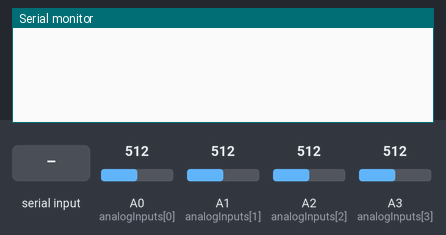
This sketch was run on a simulated Arduino Uno, built with avr-gcc and run on an emulated ATmega328P. On the bench: the last lines printed to the serial monitor. Inputs (shaded band) come from the test bench; at power-on: A0 (analogInputs[0]) = 512, A1 (analogInputs[1]) = 512, A2 (analogInputs[2]) = 512, A3 (analogInputs[3]) = 512.

Above: at 1.2 s.
1.3 s: "desc\n" received over Serial
At 1.7 s:
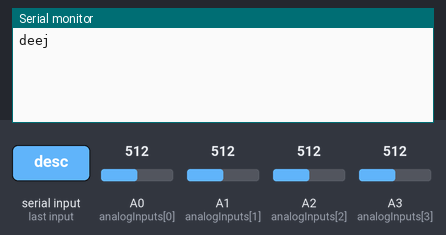
2.8 s: "vol\n" received over Serial
At 4.1 s:
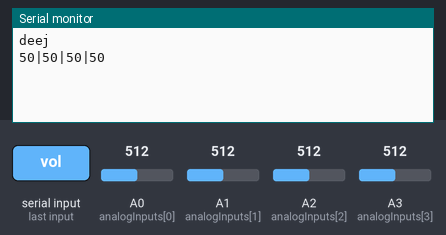

Measured:
- after the input at 1.3 s, the serial monitor: prints a new line at once (image 1)
- after the input at 2.8 s, the serial monitor: prints a new line at once (image 2)

The sketch:

eleDeej.ino
```cpp
const uint8_t analogInputs[] = {A0, A1, A2, A3}; // connected arduino pins
const String deejName = "deej";                  // descriptive and unique name of your deej
const bool revert = true;                        // revert the values eg. 1023 -> 0

// the size of the average window as exponent (the window size will be 2^N_EXP)
const int N_EXP = 7;
const int NUM_SLIDERS = sizeof(analogInputs) / sizeof(uint8_t);

// slider average value expressed in fixed point arithmetic (multiplier 2^53)
typedef uint64_t FixedFract;
const unsigned int MUL_EXP = 53; // the default mul is 2^53 as the pin values are < 2^10 and 2^10 * 2^53 < 2^64
FixedFract analogSliderAvg[NUM_SLIDERS];

inline FixedFract toFixedPoint(int val)
{
  return ((FixedFract)val) << MUL_EXP;
}

inline FixedFract mapToRange(FixedFract val, int oldMax, int newMax)
{
  return (val / oldMax) * newMax + (toFixedPoint(1) >> 1);
}

inline int roundToInt(FixedFract val)
{
  // value + 0.5 so trunc to int will round to closes number
  FixedFract rounded = val + (1 << (MUL_EXP - 1));

  return rounded >> MUL_EXP;
}

void setup()
{
  for (int i = 0; i < NUM_SLIDERS; i++)
  {
    pinMode(analogInputs[i], INPUT);
    analogSliderAvg[i] = 0;
  }

  Serial.begin(9600);
}

String readString = "";
String command = "";

void loop()
{
  // read all the available characters from the serial up to the new line character
  char lastChar;
  while (Serial.available() > 0 && (lastChar = Serial.read()) != '\n')
  {
    readString += lastChar;
  }

  // if new line is read then copy buffer to the command
  if (lastChar == '\n')
  {
    command = readString;
    readString = "";
  }

  // update slider values
  updateSliderValues();

  // perform the commands
  if (command == "desc")
  {
    Serial.println(deejName);
  }

  if (command == "vol")
  {
    sendSliderValues();
  }

  // clean the command
  if (command.length() > 0)
  {
    command = "";
  }

  delay(1);
}

void updateSliderValues()
{
  for (int i = 0; i < NUM_SLIDERS; i++)
  {
    int newSample = analogRead(analogInputs[i]);

    // update moving average
    if (analogSliderAvg[i] == -1)
    {
      analogSliderAvg[i] = toFixedPoint(newSample);
    }
    else
    {
      analogSliderAvg[i] -= analogSliderAvg[i] >> N_EXP;
      analogSliderAvg[i] += toFixedPoint(newSample) >> N_EXP;
    }
  }
}

void sendSliderValues()
{
  String builtString = String("");

  for (int i = 0; i < NUM_SLIDERS; i++)
  {
    int printVal = roundToInt(mapToRange(analogSliderAvg[i], 1023, 100));
    if (revert)
    {
      printVal = 100 - printVal;
    }
    builtString += String(printVal);

    if (i < NUM_SLIDERS - 1)
    {
      builtString += String("|");
    }
  }

  Serial.println(builtString);
}
```
